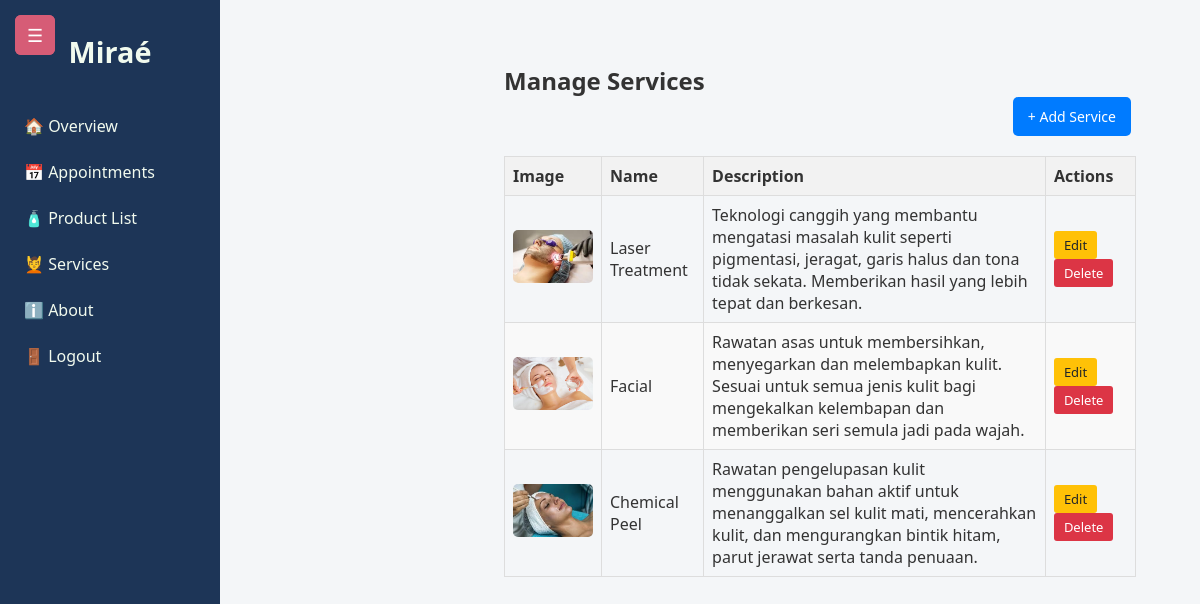
The page /adminService.php (signed in) on the database its author committed.
### tables this page shows
CREATE TABLE `services` (
  `serviceID` int(11) NOT NULL,
  `serviceName` varchar(100) DEFAULT NULL,
  `servicePrice` decimal(10,2) DEFAULT NULL,
  `serviceDesc` text DEFAULT NULL,
  `serviceImage` varchar(255) DEFAULT NULL
);

### adminService.php (the view, shortened to what this page needs)
<?php
require 'db.php';
$query = "SELECT * FROM services";
$result = mysqli_query($conn, $query);
?>
<!DOCTYPE html>
<html lang="en">
<head>
  <link rel="stylesheet" href="adminDash.css">
</head>
<body>
<div class="dashboard-container">
  <?php include 'adminHeader.php'; ?>
  <button class="toggle-btn" onclick="toggleSidebar()">☰</button>
  <div class="main-content">
    <h2>Manage Services</h2>
    <div class="top-bar">
      <a class="btn add-button" href="adminServiceCrud.php">+ Add Service</a>
    </div>
    <table class="service-table">
      <thead>
        <tr>
          <th>Image</th>
          <th>Name</th>
          <th>Description</th>
          <th>Actions</th>
        </tr>
      </thead>
      <tbody>
        <?php if (mysqli_num_rows($result) > 0): ?>
          <?php while($row = mysqli_fetch_assoc($result)): ?>
            <tr>
              <td>
                <?php if (!empty($row['serviceImage'])): ?>
                  <img src="uploads/<?= htmlspecialchars($row['serviceImage']) ?>" class="thumb" alt="Service Image">
                <?php else: ?>
                  <span class="no-image">No image</span>
                <?php endif; ?>
              </td>
              <td><?= htmlspecialchars($row['serviceName']) ?></td>
              <td><?= nl2br(htmlspecialchars($row['serviceDesc'])) ?></td>
              <td>
                <a href="adminServiceCrud.php?id=<?= $row['serviceID'] ?>" class="btn edit-btn">Edit</a>
                <a href="adminService.php?delete=<?= $row['serviceID'] ?>" class="btn delete-btn" onclick="return confirm('Are you sure you want to delete this service?')">Delete</a>
              </td>
            </tr>
          <?php endwhile; ?>
        <?php else: ?>
          <tr>
            <td colspan="5" style="text-align:center;">No services available.</td>
          </tr>
        <?php endif; ?>
      </tbody>
    </table>
  </div>
</div>
</body>
</html>

### adminDash.css (style rules this page uses)
* { margin: 0; padding: 0; box-sizing: border-box; font-family: 'Segoe UI', Tahoma, Geneva, Verdana, sans-serif; }
body { display: flex; background-color: #f4f6f8; color: #333; height: 100vh; }
.toggle-btn { position: absolute; top: 15px; left: 15px; background-color: #d65c76; color: white; border: none; padding: 8px 12px; font-size: 18px; border-radius: 6px; cursor: pointer; z-index: 999; }
.main-content { flex: 1; padding: 2rem; margin-left: 220px; transition: margin-left 0.3s ease; overflow-y: auto; }

### adminService.php (style rules this page uses)
.main-content { padding: 20px; flex-grow: 1; }
.top-bar { margin-bottom: 20px; display: flex; justify-content: flex-end; }
.service-table { width: 100%; border-collapse: collapse; margin-top: 10px; }
.service-table th, .service-table td { border: 1px solid #ddd; padding: 8px; text-align: left; }
.service-table th { background-color: #f2f2f2; font-weight: bold; }
.service-table tr:nth-child(even) { background-color: #f9f9f9; }
.btn { display: inline-block; padding: 5px 10px; border-radius: 3px; text-decoration: none; font-size: 13px; margin-right: 5px; }
.btn.add-button { padding: 10px 15px; background-color: #007bff; color: white; border-radius: 5px; font-size: 14px; }
.btn.edit-btn { background-color: #ffc107; color: #212529; }
.btn.delete-btn { background-color: #dc3545; color: white; }
.thumb { width: 80px; height: auto; border-radius: 5px; }
.toggle-btn { position: absolute; top: 15px; left: 15px; background: #333; color: white; padding: 10px 15px; font-size: 18px; border: none; border-radius: 4px; cursor: pointer; }

### rows shown on the page
services: serviceImage (picture), serviceName "Laser Treatment", serviceDesc "Teknologi canggih yang membantu mengatasi masalah kulit seperti pigmentasi, jeragat, garis halus dan tona tidak sekata. Memberikan hasil yang lebih tepat dan berkesan."
services: serviceImage (picture), serviceName "Facial", serviceDesc "Rawatan asas untuk membersihkan, menyegarkan dan melembapkan kulit. Sesuai untuk semua jenis kulit bagi mengekalkan kelembapan dan memberikan seri semula jadi pada wajah."
services: serviceImage (picture), serviceName "Chemical Peel", serviceDesc "Rawatan pengelupasan kulit menggunakan bahan aktif untuk menanggalkan sel kulit mati, mencerahkan kulit, dan mengurangkan bintik hitam, parut jerawat serta tanda penuaan."
